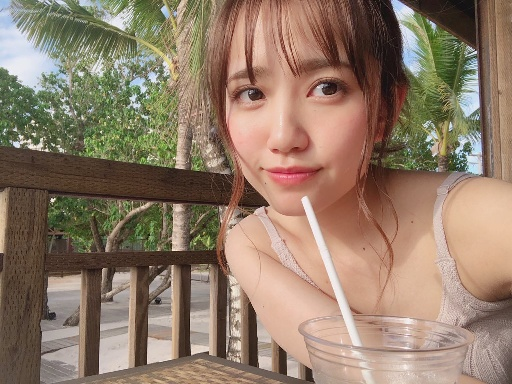
#> input picture 铅笔素描/lingnai_copy.jpg, 512 x 384 px
$ python sketch.py
#> lines starting #> are read from the running program, lines starting #| are printed output that depends on the picture
# !usr/bin/env python
# -*- coding:utf-8 _*-
"""
@Author:安然
@Blog(个人博客地址):
@File:sketch.py
@Time:2022/5/27 12:59

@Motto:不积跬步无以至千里，不积小流无以成江海，程序人生的精彩需要坚持不懈地积累！
"""
import cv2

image = cv2.imread("lingnai_copy.jpg")
#> image is the input picture: shape (384, 512, 3); mean B, G, R 105.2, 124.1, 145.5
cv2.imshow("pic", image)
cv2.waitKey(0)

gray_image = cv2.cvtColor(image, cv2.COLOR_BGR2GRAY)
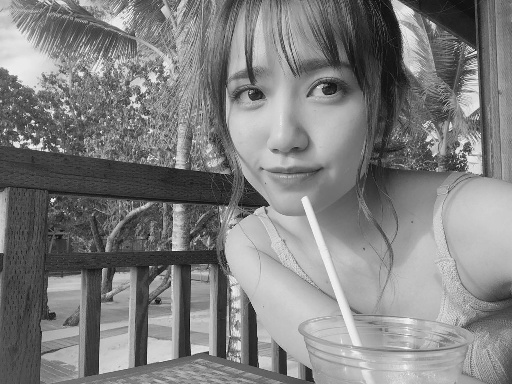
#> gray_image: shape (384, 512); min 6, max 250, mean 128.3
cv2.imshow("New pic", gray_image)
cv2.waitKey(0)

inverted_image = 255 - gray_image
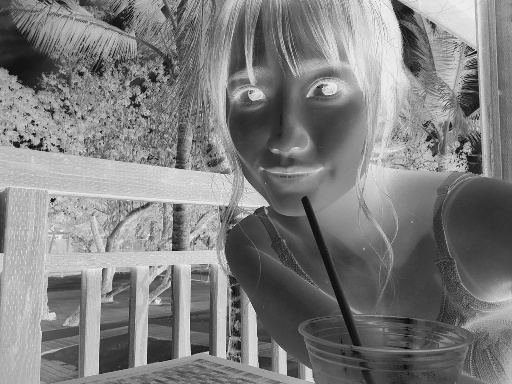
#> inverted_image: shape (384, 512); min 5, max 249, mean 126.7
cv2.imshow("Inverted", inverted_image)
cv2.waitKey()

blurred = cv2.GaussianBlur(inverted_image, (21, 21), 0)
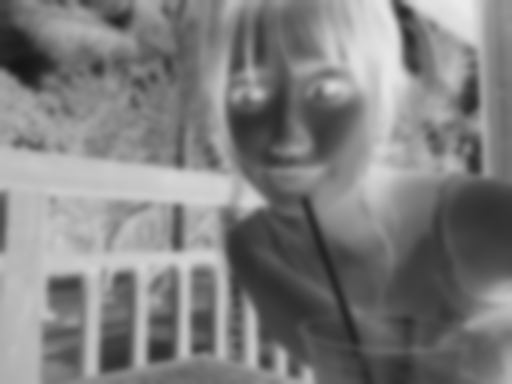
#> blurred: shape (384, 512); min 21, max 235, mean 126.7

inverted_blurred = 255 - blurred
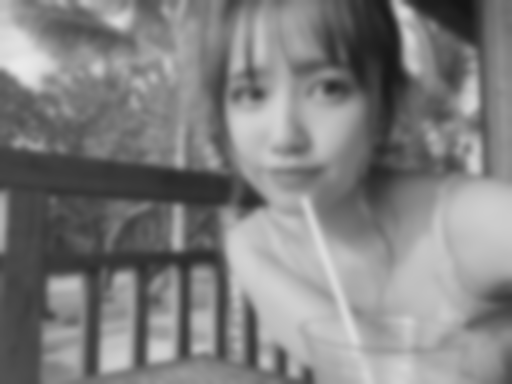
#> inverted_blurred: shape (384, 512); min 20, max 234, mean 128.3
pencil_sketch = cv2.divide(gray_image, inverted_blurred, scale=256.0)
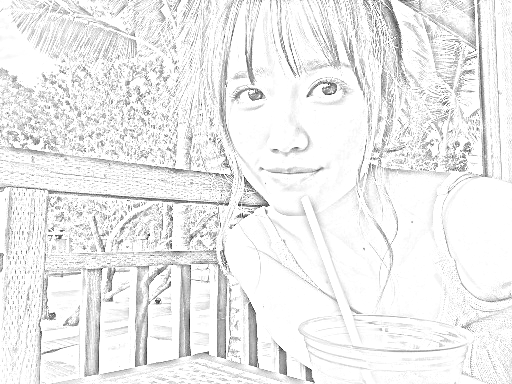
#> pencil_sketch: shape (384, 512); min 21, max 255, mean 237.8
cv2.imshow("Sketch", pencil_sketch)
cv2.waitKey(0)

cv2.imshow("original image", image)
cv2.imshow("pencil sketch", pencil_sketch)
cv2.waitKey(0)
